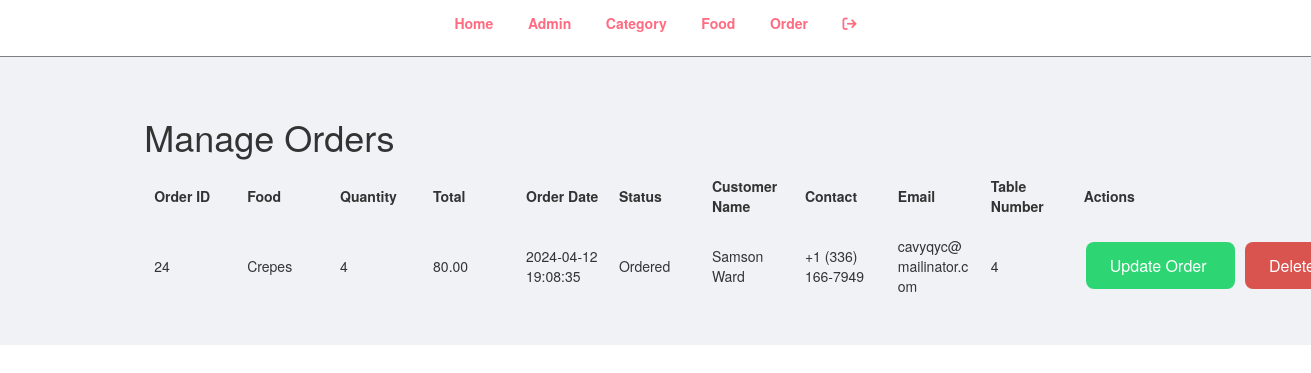
Screenshot of /admin/manage_orders.php (signed in) with the database file from the repository.
### tables this page shows
CREATE TABLE `orders` (
  `order_id` int(10) UNSIGNED NOT NULL,
  `food_id` int(11) NOT NULL,
  `quantity` int(10) NOT NULL,
  `total` decimal(10,2) NOT NULL,
  `status_id` varchar(50) NOT NULL DEFAULT '1',
  `customer_id` varchar(100) NOT NULL,
  `orderDate` datetime NOT NULL,
  `tableNumber` int(10) NOT NULL
);

CREATE TABLE `food` (
  `fid` int(10) UNSIGNED NOT NULL,
  `fname` varchar(100) NOT NULL,
  `description` text NOT NULL,
  `price` decimal(10,2) NOT NULL,
  `food_image` varchar(255) NOT NULL,
  `category_id` int(10) UNSIGNED NOT NULL,
  `featured` varchar(10) NOT NULL,
  `active` varchar(10) NOT NULL
);

CREATE TABLE `status` (
  `sname` varchar(50) NOT NULL DEFAULT '1',
  `sid` int(10) NOT NULL
);

CREATE TABLE `customer` (
  `customerId` int(10) UNSIGNED NOT NULL,
  `customerName` varchar(50) NOT NULL,
  `email` text NOT NULL,
  `phoneno` text NOT NULL,
  `password` text NOT NULL
);

### admin/manage_orders.php (the view, shortened to what this page needs)
<?php include('partials/menu.php'); ?>
<div class="main-content">
    <div class="wrapper">
        <h1> Manage Orders </h1>
        <table class="full-table">
            <tr>
                <th> Order ID </th>
                <th> Food </th>
                <th> Quantity </th>
                <th> Total </th>
                <th> Order Date </th>
                <th> Status </th>
                <th> Customer Name </th>
                <th> Contact </th>
                <th> Email </th>
                <th> Table Number </th>
                <th> Actions </th>
            </tr>
            <?php
            include_once '../settings/connection.php';
            $sql = "SELECT o.order_id, f.fname, o.quantity, o.total, o.orderDate, s.sname, c.customerName, c.phoneno, c.email, o.tableNumber
                    FROM orders o
                    INNER JOIN customer c ON o.customer_id = c.customerId
                    INNER JOIN status s ON o.status_id = s.sid
                    INNER JOIN food f ON o.food_id = f.fid";
            $result = $con->query($sql);
            if ($result->num_rows > 0) {
                while ($row = $result->fetch_assoc()) {
                    echo "<tr>";
                    echo "<td>" . $row["order_id"] . "</td>";
                    echo "<td>" . $row["fname"] . "</td>";
                    echo "<td>" . $row["quantity"] . "</td>";
                    echo "<td>" . $row["total"] . "</td>";
                    echo "<td>" . $row["orderDate"] . "</td>";
                    echo "<td>" . $row["sname"] . "</td>";
                    echo "<td>" . $row["customerName"] . "</td>";
                    echo "<td>" . $row["phoneno"] . "</td>";
                    echo "<td>" . $row["email"] . "</td>";
                    echo "<td>" . $row["tableNumber"] . "</td>";
                    echo "<td class='btn-container'>";
                    echo "<a href='update_order.php?order_id=" . $row["order_id"] . "' class='btn-secondary'> Update Order </a>";
                    echo "<a href='actions/delete_order_action.php?order_id=" . $row["order_id"] . "' class='btn-danger'> Delete Order </a>";
                    echo "</td>";
                    echo "</tr>";
                }
            } else {
                echo "<tr><td colspan='11'>No orders found</td></tr>";
            }
            ?>
        </table>
    </div>
</div>

### css/admin_index.css (style rules this page uses)
* { margin: 0; padding: 0; box-sizing: border-box; }
.wrapper { padding: 1%; width: 80%; margin: 0 auto; }
.full-table { width: 100%; border-collapse: collapse; }
.full-table th { padding: 12px; text-align: left; border-bottom: 1px solid black; }
.full-table td { padding: 10px; text-align: left; border-bottom: 1px solid black; }
.btn-primary, .btn-secondary, .btn-danger { background-color: #007bff; border: none; color: white; padding: 12px 24px; text-align: center; text-decoration: none; display: inline-block; font-size: 16px; margin: 4px 2px; cursor: pointer; border-radius: 8px; outline: none; }
.btn-secondary, .btn-danger:hover { background-color: #2ed573; }
.main-content { padding: 2% 0; background-color: #f1f2f6; }

### admin/manage_orders.php (style rules this page uses)
.full-table { width: 100%; border-collapse: collapse; table-layout: fixed; }
.full-table th, .full-table td { padding: 10px; text-align: left; word-wrap: break-word; border: none; }
.btn-container { white-space: nowrap; }
.btn-container a { display: inline; margin-right: 8px; }

### rows the page displays
orders: order_id "24", food.fname "Crepes", quantity "4", total "80.00", orderDate "2024-04-12 19:08:35", status.sname "Ordered", customer.customerName "Samson Ward", customer.phoneno "+1 (336) 166-7949", customer.email "cavyqyc@mailinator.com", tableNumber "4"
